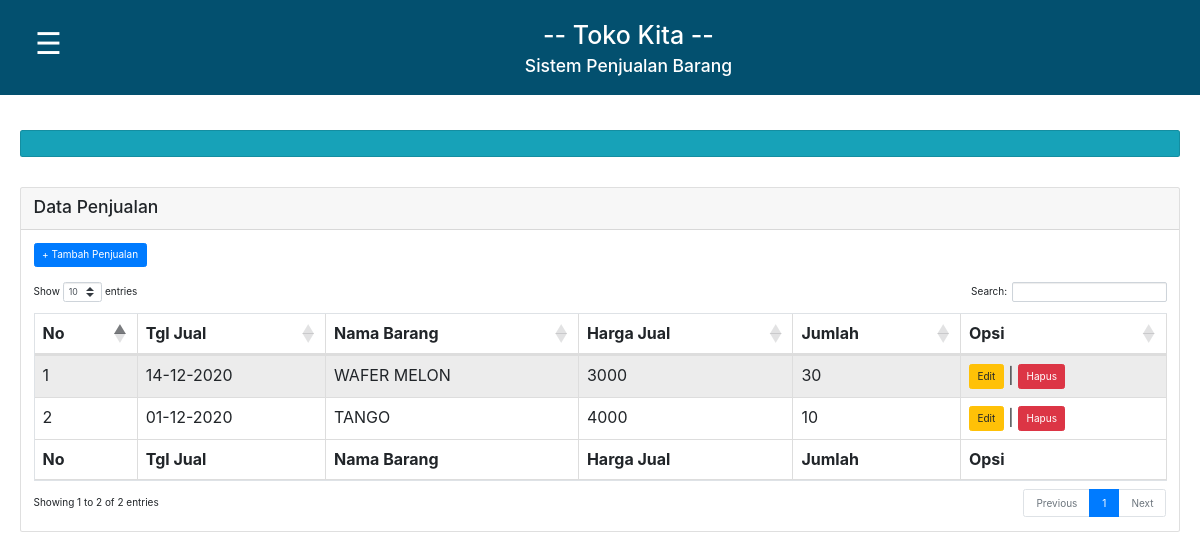
The page /index3.php on the database as committed earlier.
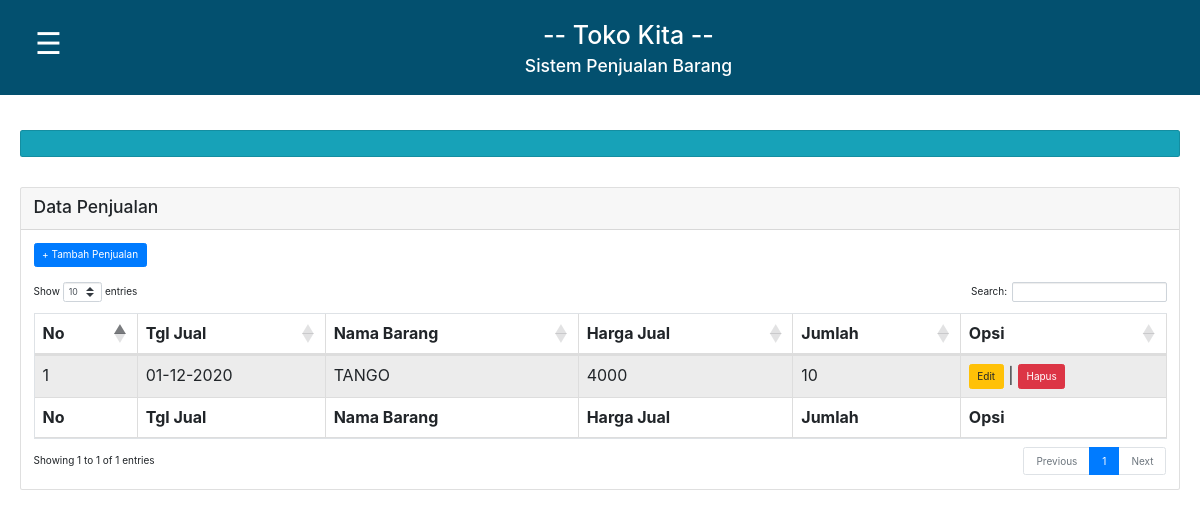
The same page on the database as committed later.
### tables this page shows
CREATE TABLE `barang_laku` (
  `id` int(4) NOT NULL,
  `tanggal_jual` date NOT NULL,
  `nama_barang` varchar(60) NOT NULL,
  `harga_jual` int(12) NOT NULL,
  `jumlah` int(12) NOT NULL
);

### index3.php (the view, shortened to what this page needs)
<html>
<head>
<link rel="stylesheet" type="text/css" href="style.css">
	<link rel="stylesheet" type="text/css" href="assets/css/bootstrap.css">
	<link rel="stylesheet" type="text/css" href="https://cdnjs.cloudflare.com/ajax/libs/twitter-bootstrap/4.5.2/css/bootstrap.css">
	<link rel="stylesheet" type="text/css" href="https://cdn.datatables.net/1.10.22/css/dataTables.bootstrap4.min.css">
</head>
<body>
<div class="judul">
<button class="openbtn" onclick="openNav()">&#9776;</button>
<h1>-- Toko Kita --</h1>
<br>
<h3>Sistem Penjualan Barang</h3>
</div>
<div class="main" id="main">
	<br/>
	<div class="card text-white bg-info" style="font-size: 15px;">
        <div class="card-body">
        </div>
    </div>
    <br><br>
	<div class="card">
		<div class="card-header">
			<h3> Data Penjualan </h3>
		</div>
		<div class="card-body">
            <a class="btn btn-primary" href="input_laku.php">+ Tambah Penjualan</a>
            <br><br>
            <table border="1" id="example" class="table table-striped table-bordered">
                <thead>
                    <tr>
                        <th>No</th>
                        <th>Tgl Jual</th>
                        <th>Nama Barang</th>
                        <th>Harga Jual</th>
                        <th>Jumlah</th>
                        <th>Opsi</th>
                    </tr>
                </thead>
            <?php
            include "koneksi.php";
            $query_mysql = mysqli_query($conn, "SELECT * FROM barang_laku ORDER BY id DESC")or die(mysql_error());
            $nomor = 1;
            while($data = mysqli_fetch_array($query_mysql)){
            ?>
                <tr>
                    <td><?php echo $nomor++; ?></td>
                    <td><?php echo date("d-m-Y", strtotime($data['tanggal_jual'])); ?></td>
                    <td><?php echo $data['nama_barang']; ?></td>
                    <td><?php echo $data['harga_jual']; ?></td>
                    <td><?php echo $data['jumlah']; ?></td>
                    <td>
                    <a class="btn btn-warning" href="edit_laku.php?id=<?php echo $data['id']; ?>">Edit</a> |
                    <a class="btn btn-danger" href="hapus_laku.php?id=<?php echo $data['id']; ?>" onclick="return confirm('Anda Yakin Akan Menghapus')">Hapus</a>
                    </td>
                </tr>
            <?php } ?>
                <tfoot>
                    <tr>
                        <th>No</th>
                        <th>Tgl Jual</th>
                        <th>Nama Barang</th>
                        <th>Harga Jual</th>
                        <th>Jumlah</th>
                        <th>Opsi</th>
                    </tr>
                </tfoot>
            </table>
		</div>
	</div>
</div>
</body>
</html>

### style.css (style rules this page uses)
body { font-family: 'roboto'; color: #000000; }
.judul { background: #03506f; padding: 20px; text-align: center; }
.judul h1 { height: 15px; color: #ffffff; }
.judul h3 { height: 15px; color: #ffffff; }
.openbtn { font-size: 30px; cursor: pointer; background-color: #03506f; color: white; padding: 1px 15px; border: none; text-align: start; float: left; }
#main { transition: margin-left .5s; padding: 20px; }

Rows that differ between the two databases and show on the page:
removed barang_laku: tanggal_jual "14-12-2020", nama_barang "WAFER MELON", harga_jual "3000", jumlah "30"
Other text that changed with them:
text written by a page script: "Show entries Search: Showing 1 to 2 of 2 entries Previous 1 Next" → "Show entries Search: Showing 1 to 1 of 1 entries Previous 1 Next"
